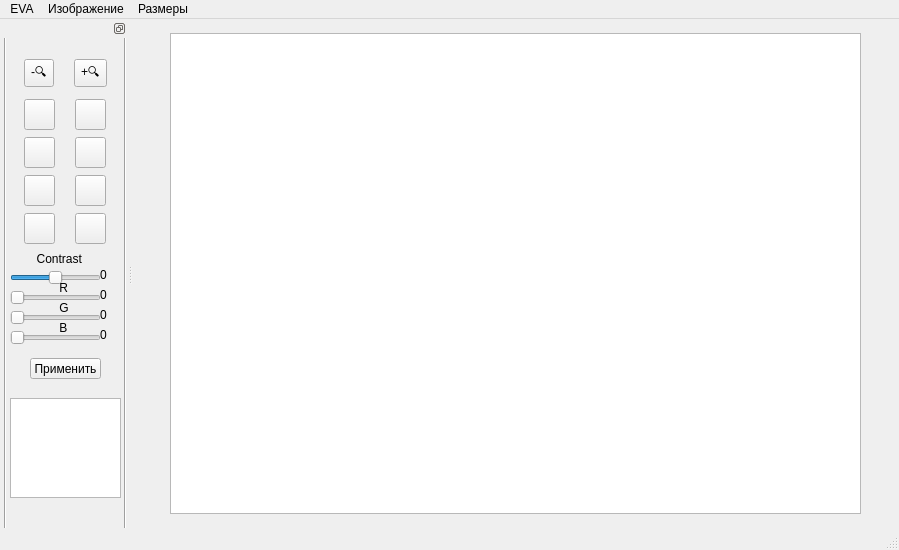
<?xml version="1.0" encoding="UTF-8"?>
<ui version="4.0">
 <class>MainWindow</class>
 <widget class="QMainWindow" name="MainWindow">
  <property name="geometry">
   <rect>
    <x>0</x>
    <y>0</y>
    <width>899</width>
    <height>550</height>
   </rect>
  </property>
  <property name="windowTitle">
   <string>MainWindow</string>
  </property>
  <widget class="QWidget" name="centralwidget">
   <layout class="QGridLayout" name="gridLayout">
    <item row="0" column="0">
     <widget class="QGraphicsView" name="graphicsView">
      <property name="sizePolicy">
       <sizepolicy hsizetype="Maximum" vsizetype="Maximum">
        <horstretch>0</horstretch>
        <verstretch>0</verstretch>
       </sizepolicy>
      </property>
      <property name="minimumSize">
       <size>
        <width>691</width>
        <height>481</height>
       </size>
      </property>
     </widget>
    </item>
   </layout>
  </widget>
  <widget class="QMenuBar" name="menubar">
   <property name="geometry">
    <rect>
     <x>0</x>
     <y>0</y>
     <width>899</width>
     <height>21</height>
    </rect>
   </property>
   <widget class="QMenu" name="menu_Image">
    <property name="title">
     <string>Изображение</string>
    </property>
    <addaction name="actionOpen"/>
    <addaction name="actionSave_2"/>
    <addaction name="actionExit"/>
   </widget>
   <widget class="QMenu" name="menu_Size">
    <property name="title">
     <string>Размеры</string>
    </property>
    <addaction name="actionImage_size"/>
    <addaction name="actionScene_Size"/>
   </widget>
   <widget class="QMenu" name="menuEVA">
    <property name="title">
     <string>EVA</string>
    </property>
    <addaction name="actionE_gor_2"/>
    <addaction name="actionV_lad_2"/>
    <addaction name="actionA_rtem_2"/>
   </widget>
   <addaction name="menuEVA"/>
   <addaction name="menu_Image"/>
   <addaction name="menu_Size"/>
  </widget>
  <widget class="QStatusBar" name="statusbar"/>
  <widget class="QDockWidget" name="dockWidget_3">
   <property name="minimumSize">
    <size>
     <width>127</width>
     <height>507</height>
    </size>
   </property>
   <property name="maximumSize">
    <size>
     <width>130</width>
     <height>1080</height>
    </size>
   </property>
   <property name="features">
    <set>QDockWidget::DockWidgetFloatable|QDockWidget::DockWidgetMovable</set>
   </property>
   <attribute name="dockWidgetArea">
    <number>1</number>
   </attribute>
   <widget class="QWidget" name="dockWidgetContents_5">
    <widget class="QWidget" name="horizontalLayoutWidget">
     <property name="geometry">
      <rect>
       <x>10</x>
       <y>20</y>
       <width>111</width>
       <height>31</height>
      </rect>
     </property>
     <layout class="QHBoxLayout" name="horizontalLayout">
      <item>
       <widget class="QToolButton" name="toolButton">
        <property name="text">
         <string>-🔍</string>
        </property>
       </widget>
      </item>
      <item>
       <widget class="QToolButton" name="toolButton_2">
        <property name="text">
         <string>+🔍</string>
        </property>
       </widget>
      </item>
     </layout>
    </widget>
    <widget class="QWidget" name="gridLayoutWidget">
     <property name="geometry">
      <rect>
       <x>10</x>
       <y>60</y>
       <width>111</width>
       <height>151</height>
      </rect>
     </property>
     <layout class="QGridLayout" name="gridLayout_2">
      <item row="1" column="0">
       <widget class="QPushButton" name="pushButton_3">
        <property name="maximumSize">
         <size>
          <width>31</width>
          <height>31</height>
         </size>
        </property>
        <property name="text">
         <string/>
        </property>
       </widget>
      </item>
      <item row="2" column="1">
       <widget class="QPushButton" name="pushButton_6">
        <property name="maximumSize">
         <size>
          <width>31</width>
          <height>31</height>
         </size>
        </property>
        <property name="text">
         <string/>
        </property>
       </widget>
      </item>
      <item row="1" column="1">
       <widget class="QPushButton" name="pushButton_4">
        <property name="maximumSize">
         <size>
          <width>31</width>
          <height>31</height>
         </size>
        </property>
        <property name="text">
         <string/>
        </property>
       </widget>
      </item>
      <item row="2" column="0">
       <widget class="QPushButton" name="pushButton_5">
        <property name="maximumSize">
         <size>
          <width>31</width>
          <height>31</height>
         </size>
        </property>
        <property name="text">
         <string/>
        </property>
       </widget>
      </item>
      <item row="3" column="0">
       <widget class="QPushButton" name="pushButton_7">
        <property name="maximumSize">
         <size>
          <width>31</width>
          <height>31</height>
         </size>
        </property>
        <property name="text">
         <string/>
        </property>
       </widget>
      </item>
      <item row="3" column="1">
       <widget class="QPushButton" name="pushButton_8">
        <property name="maximumSize">
         <size>
          <width>31</width>
          <height>31</height>
         </size>
        </property>
        <property name="text">
         <string/>
        </property>
       </widget>
      </item>
      <item row="0" column="1">
       <widget class="QPushButton" name="pushButton_2">
        <property name="maximumSize">
         <size>
          <width>31</width>
          <height>31</height>
         </size>
        </property>
        <property name="text">
         <string/>
        </property>
       </widget>
      </item>
      <item row="0" column="0">
       <widget class="QPushButton" name="pushButton">
        <property name="maximumSize">
         <size>
          <width>31</width>
          <height>31</height>
         </size>
        </property>
        <property name="text">
         <string/>
        </property>
       </widget>
      </item>
     </layout>
    </widget>
    <widget class="QGraphicsView" name="graphicsView_3">
     <property name="geometry">
      <rect>
       <x>10</x>
       <y>360</y>
       <width>111</width>
       <height>100</height>
      </rect>
     </property>
     <property name="sizePolicy">
      <sizepolicy hsizetype="Maximum" vsizetype="Maximum">
       <horstretch>0</horstretch>
       <verstretch>0</verstretch>
      </sizepolicy>
     </property>
     <property name="minimumSize">
      <size>
       <width>100</width>
       <height>100</height>
      </size>
     </property>
    </widget>
    <widget class="Line" name="line">
     <property name="geometry">
      <rect>
       <x>115</x>
       <y>-120</y>
       <width>21</width>
       <height>1071</height>
      </rect>
     </property>
     <property name="orientation">
      <enum>Qt::Vertical</enum>
     </property>
    </widget>
    <widget class="Line" name="line_2">
     <property name="geometry">
      <rect>
       <x>-10</x>
       <y>-20</y>
       <width>31</width>
       <height>1031</height>
      </rect>
     </property>
     <property name="orientation">
      <enum>Qt::Vertical</enum>
     </property>
    </widget>
    <widget class="QSlider" name="SliderContrast">
     <property name="geometry">
      <rect>
       <x>10</x>
       <y>230</y>
       <width>91</width>
       <height>20</height>
      </rect>
     </property>
     <property name="minimum">
      <number>-100</number>
     </property>
     <property name="maximum">
      <number>100</number>
     </property>
     <property name="pageStep">
      <number>10</number>
     </property>
     <property name="orientation">
      <enum>Qt::Horizontal</enum>
     </property>
    </widget>
    <widget class="QSlider" name="SliderRed">
     <property name="geometry">
      <rect>
       <x>10</x>
       <y>250</y>
       <width>91</width>
       <height>20</height>
      </rect>
     </property>
     <property name="maximum">
      <number>255</number>
     </property>
     <property name="orientation">
      <enum>Qt::Horizontal</enum>
     </property>
    </widget>
    <widget class="QSlider" name="SliderGreen">
     <property name="geometry">
      <rect>
       <x>10</x>
       <y>270</y>
       <width>91</width>
       <height>20</height>
      </rect>
     </property>
     <property name="maximum">
      <number>255</number>
     </property>
     <property name="orientation">
      <enum>Qt::Horizontal</enum>
     </property>
    </widget>
    <widget class="QSlider" name="SliderBlue">
     <property name="geometry">
      <rect>
       <x>10</x>
       <y>290</y>
       <width>91</width>
       <height>20</height>
      </rect>
     </property>
     <property name="maximum">
      <number>255</number>
     </property>
     <property name="orientation">
      <enum>Qt::Horizontal</enum>
     </property>
    </widget>
    <widget class="QLabel" name="label">
     <property name="geometry">
      <rect>
       <x>56</x>
       <y>240</y>
       <width>20</width>
       <height>20</height>
      </rect>
     </property>
     <property name="text">
      <string> R</string>
     </property>
    </widget>
    <widget class="QLabel" name="label_2">
     <property name="geometry">
      <rect>
       <x>56</x>
       <y>260</y>
       <width>20</width>
       <height>20</height>
      </rect>
     </property>
     <property name="text">
      <string> G</string>
     </property>
    </widget>
    <widget class="QLabel" name="label_3">
     <property name="geometry">
      <rect>
       <x>56</x>
       <y>280</y>
       <width>20</width>
       <height>20</height>
      </rect>
     </property>
     <property name="text">
      <string> B</string>
     </property>
    </widget>
    <widget class="QLabel" name="label_4">
     <property name="geometry">
      <rect>
       <x>30</x>
       <y>211</y>
       <width>71</width>
       <height>20</height>
      </rect>
     </property>
     <property name="text">
      <string>  Contrast</string>
     </property>
    </widget>
    <widget class="QPushButton" name="ApplyButton">
     <property name="geometry">
      <rect>
       <x>30</x>
       <y>320</y>
       <width>71</width>
       <height>21</height>
      </rect>
     </property>
     <property name="text">
      <string>Применить</string>
     </property>
    </widget>
    <widget class="QLabel" name="label_5">
     <property name="geometry">
      <rect>
       <x>100</x>
       <y>229</y>
       <width>21</width>
       <height>16</height>
      </rect>
     </property>
     <property name="text">
      <string>0</string>
     </property>
    </widget>
    <widget class="QLabel" name="label_6">
     <property name="geometry">
      <rect>
       <x>100</x>
       <y>249</y>
       <width>21</width>
       <height>16</height>
      </rect>
     </property>
     <property name="text">
      <string>0</string>
     </property>
    </widget>
    <widget class="QLabel" name="label_7">
     <property name="geometry">
      <rect>
       <x>100</x>
       <y>269</y>
       <width>21</width>
       <height>16</height>
      </rect>
     </property>
     <property name="text">
      <string>0</string>
     </property>
    </widget>
    <widget class="QLabel" name="label_8">
     <property name="geometry">
      <rect>
       <x>100</x>
       <y>289</y>
       <width>21</width>
       <height>16</height>
      </rect>
     </property>
     <property name="text">
      <string>0</string>
     </property>
    </widget>
   </widget>
  </widget>
  <action name="actionOpen">
   <property name="text">
    <string>Open</string>
   </property>
  </action>
  <action name="actionSave">
   <property name="text">
    <string>Save</string>
   </property>
  </action>
  <action name="actionSave_2">
   <property name="text">
    <string>Save</string>
   </property>
  </action>
  <action name="actionExit">
   <property name="text">
    <string>Exit</string>
   </property>
  </action>
  <action name="actionImage_size">
   <property name="text">
    <string>Image size</string>
   </property>
  </action>
  <action name="actionScene_Size">
   <property name="text">
    <string>Scene Size</string>
   </property>
  </action>
  <action name="actionE_gor">
   <property name="text">
    <string>E gor</string>
   </property>
  </action>
  <action name="actionV_lad">
   <property name="text">
    <string>V lad</string>
   </property>
  </action>
  <action name="actionA_rtem">
   <property name="text">
    <string>A rtem</string>
   </property>
  </action>
  <action name="actionE_gor_2">
   <property name="text">
    <string>E gor</string>
   </property>
  </action>
  <action name="actionV_lad_2">
   <property name="text">
    <string>V lad</string>
   </property>
  </action>
  <action name="actionA_rtem_2">
   <property name="text">
    <string>A rtem</string>
   </property>
  </action>
 </widget>
 <resources/>
 <connections>
  <connection>
   <sender>SliderContrast</sender>
   <signal>valueChanged(int)</signal>
   <receiver>label_5</receiver>
   <slot>setNum(int)</slot>
   <hints>
    <hint type="sourcelabel">
     <x>27</x>
     <y>277</y>
    </hint>
    <hint type="destinationlabel">
     <x>109</x>
     <y>280</y>
    </hint>
   </hints>
  </connection>
  <connection>
   <sender>SliderRed</sender>
   <signal>valueChanged(int)</signal>
   <receiver>label_6</receiver>
   <slot>setNum(int)</slot>
   <hints>
    <hint type="sourcelabel">
     <x>43</x>
     <y>297</y>
    </hint>
    <hint type="destinationlabel">
     <x>110</x>
     <y>303</y>
    </hint>
   </hints>
  </connection>
  <connection>
   <sender>SliderGreen</sender>
   <signal>valueChanged(int)</signal>
   <receiver>label_7</receiver>
   <slot>setNum(int)</slot>
   <hints>
    <hint type="sourcelabel">
     <x>43</x>
     <y>323</y>
    </hint>
    <hint type="destinationlabel">
     <x>116</x>
     <y>323</y>
    </hint>
   </hints>
  </connection>
  <connection>
   <sender>SliderBlue</sender>
   <signal>valueChanged(int)</signal>
   <receiver>label_8</receiver>
   <slot>setNum(int)</slot>
   <hints>
    <hint type="sourcelabel">
     <x>41</x>
     <y>340</y>
    </hint>
    <hint type="destinationlabel">
     <x>115</x>
     <y>345</y>
    </hint>
   </hints>
  </connection>
 </connections>
</ui>
